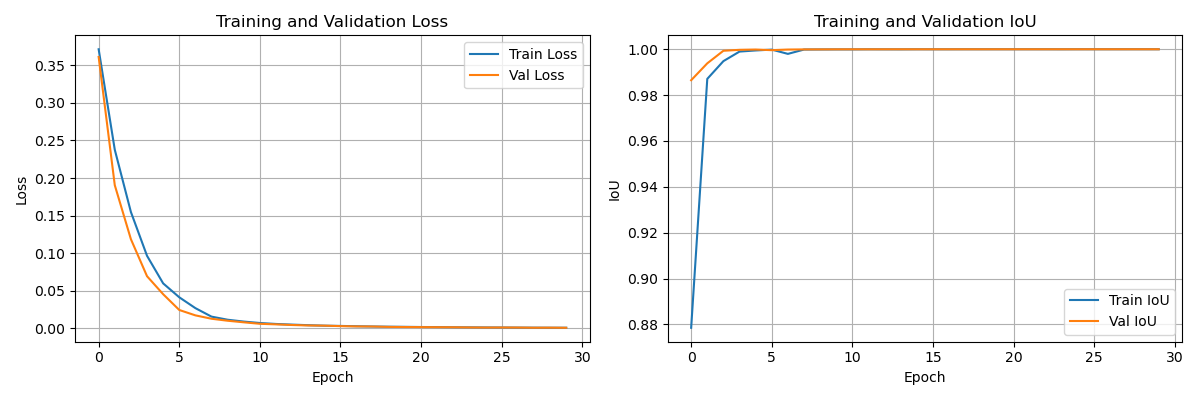
#> input picture session04/labCode/training_curves.png, 1200 x 400 px
$ python 07B_viola_jones.py --input ../../session04/labCode/training_curves.png
#> lines starting #> are read from the running program, lines starting #| are printed output that depends on the picture; after the words box and inside, x2 and y2 are one past the last pixel; in counts of white or black regions, pixels touching at a corner belong together
#!/usr/bin/env python3
# -*- coding: utf-8 -*-
"""
Viola–Jones Face Detection (Haar + AdaBoost + Cascade) — Demo

Features
- Image or webcam/video input
- Classic detectMultiScale with tunable scaleFactor/minNeighbors/minSize
- Optional detectMultiScale3 introspection (reject levels + weights)
- Optional histogram equalization (often helps)
- Optional simple NMS and colored boxes by score
- Saves annotated frames for slides

Usage
  # Image
  python viola_jones_demo.py --input path/to/img.jpg --save

  # Webcam
  python viola_jones_demo.py --webcam 0

  # Show cascade stage/score info (if supported)
  python viola_jones_demo.py --input path.jpg --stages --save

  # Tweak params
  python viola_jones_demo.py --input path.jpg --scale 1.1 --neighbors 3 --minsize 24 24 --equalize
"""
import argparse
from pathlib import Path
import time
import cv2
import numpy as np


# ---------- Helpers ----------
def load_cascade(name: str) -> cv2.CascadeClassifier:
    # Common cascade names (from cv2.data.haarcascades)
    aliases = {
        "frontal": "haarcascade_frontalface_default.xml",
        "frontal_alt2": "haarcascade_frontalface_alt2.xml",
        "profile": "haarcascade_profileface.xml",
        "eye": "haarcascade_eye.xml",
    }
    filename = aliases.get(name, name)  # allow raw filename too
    path = Path(cv2.data.haarcascades) / filename
    clf = cv2.CascadeClassifier(str(path))
    if clf.empty():
        raise FileNotFoundError(f"Could not load cascade: {path}")
    return clf


def to_gray(img_bgr, equalize=False):
    g = cv2.cvtColor(img_bgr, cv2.COLOR_BGR2GRAY)
    return cv2.equalizeHist(g) if equalize else g


def draw_boxes(img, boxes, color=(0, 255, 0), thickness=2):
    out = img.copy()
    for x, y, w, h in boxes:
        cv2.rectangle(out, (x, y), (x + w, y + h), color, thickness, cv2.LINE_AA)
    return out


def nms(boxes, scores, iou_thresh=0.3):
    if len(boxes) == 0:
        return []
    boxes = np.array(boxes)
    scores = np.array(scores if scores is not None else np.ones(len(boxes)))
    x1 = boxes[:, 0]
    y1 = boxes[:, 1]
    x2 = boxes[:, 0] + boxes[:, 2]
    y2 = boxes[:, 1] + boxes[:, 3]
    areas = (x2 - x1 + 1) * (y2 - y1 + 1)
    order = scores.argsort()[::-1]
    keep = []
    while order.size > 0:
        i = order[0]
        keep.append(i)
        xx1 = np.maximum(x1[i], x1[order[1:]])
        yy1 = np.maximum(y1[i], y1[order[1:]])
        xx2 = np.minimum(x2[i], x2[order[1:]])
        yy2 = np.minimum(y2[i], y2[order[1:]])
        w = np.maximum(0, xx2 - xx1 + 1)
        h = np.maximum(0, yy2 - yy1 + 1)
        inter = w * h
        ovr = inter / (areas[i] + areas[order[1:]] - inter + 1e-9)
        inds = np.where(ovr <= iou_thresh)[0]
        order = order[inds + 1]
    return boxes[keep].tolist(), scores[keep].tolist()


def color_by_score(score, smin, smax):
    """Map score to color (blue->green->red)."""
    t = 0.0 if smax == smin else (score - smin) / (smax - smin + 1e-9)
    # simple jet-ish: B->G->R
    r = int(255 * max(0, min(1, 2 * t - 0.0)))
    g = int(255 * (1 - abs(2 * t - 1)))
    b = int(255 * max(0, min(1, 2 * (1 - t))))
    return (b, g, r)


# ---------- Detection ----------
def detect_on_frame(frame_bgr, clf, args):
    gray = to_gray(frame_bgr, equalize=args.equalize)
    t0 = time.time()
    if args.stages:
        # detectMultiScale3 gives reject levels & weights (OpenCV 3.4+)
        try:
            rects, rejectLevels, levelWeights = clf.detectMultiScale3(
                gray,
                scaleFactor=args.scale,
                minNeighbors=args.neighbors,
                minSize=(args.minsize[0], args.minsize[1]),
                outputRejectLevels=True,
            )
            dt = (time.time() - t0) * 1000
            rects = rects if rects is not None else []
            rejectLevels = rejectLevels.flatten().tolist() if len(rects) > 0 else []
            levelWeights = levelWeights.flatten().tolist() if len(rects) > 0 else []
            # Optional NMS on rects with weights as scores
            if args.nms and len(rects) > 0:
                rects, levelWeights = nms(rects, levelWeights, iou_thresh=0.3)
            # Draw with colors by weight (higher=warmer)
            out = frame_bgr.copy()
            if len(rects) > 0:
                smin, smax = min(levelWeights), max(levelWeights)
                for box, wgt, rj in zip(
                    rects, levelWeights, rejectLevels[: len(rects)]
                ):
                    color = color_by_score(wgt, smin, smax)
                    x, y, w, h = box
                    cv2.rectangle(out, (x, y), (x + w, y + h), color, 2, cv2.LINE_AA)
                    cv2.putText(
                        out,
                        f"{wgt:.2f} | stg~{rj}",
                        (x, y - 6),
                        cv2.FONT_HERSHEY_SIMPLEX,
                        0.45,
                        color,
                        1,
                        cv2.LINE_AA,
                    )
            info = f"{len(rects)} faces | {dt:.1f} ms"
            cv2.putText(
                out,
                info,
                (8, 20),
                cv2.FONT_HERSHEY_SIMPLEX,
                0.6,
                (30, 220, 30),
                2,
                cv2.LINE_AA,
            )
            return out, rects, dt
        except Exception as e:
            # Fallback to classic API if 3-API unsupported in user install
            print(f"[warn] detectMultiScale3 not available ({e}); falling back.")
            args.stages = False  # so next frames use classic
    # Classic detectMultiScale
    rects = clf.detectMultiScale(
        gray,
        scaleFactor=args.scale,
        minNeighbors=args.neighbors,
        minSize=(args.minsize[0], args.minsize[1]),
    )
    dt = (time.time() - t0) * 1000
    rects = rects if rects is not None else []
    if args.nms and len(rects) > 0:
        rects, _ = nms(rects, None, iou_thresh=0.3)
    out = draw_boxes(frame_bgr, rects, (0, 255, 0), 2)
    cv2.putText(
        out,
        f"{len(rects)} faces | {dt:.1f} ms",
        (8, 20),
        cv2.FONT_HERSHEY_SIMPLEX,
        0.6,
        (30, 220, 30),
        2,
        cv2.LINE_AA,
    )
    return out, rects, dt


# ---------- CLI ----------
def parse_args():
    ap = argparse.ArgumentParser(description="Viola–Jones Haar Cascade Demo")
    src = ap.add_mutually_exclusive_group(required=True)
    src.add_argument("--input", type=str, help="Path to image or video")
    src.add_argument("--webcam", type=int, help="Webcam index (e.g., 0)")

    ap.add_argument(
        "--cascade",
        type=str,
        default="frontal",
        help="Cascade alias or filename (frontal|frontal_alt2|profile|eye|*.xml)",
    )
    ap.add_argument(
        "--scale", type=float, default=1.1, help="Image pyramid scale factor (>1.0)"
    )
    ap.add_argument("--neighbors", type=int, default=3, help="minNeighbors (grouping)")
    ap.add_argument(
        "--minsize",
        type=int,
        nargs=2,
        default=[24, 24],
        metavar=("W", "H"),
        help="Minimum window size",
    )
    ap.add_argument(
        "--equalize", action="store_true", help="Histogram equalization on grayscale"
    )
    ap.add_argument(
        "--stages",
        action="store_true",
        help="Show reject levels / weights (detectMultiScale3)",
    )
    ap.add_argument("--nms", action="store_true", help="Apply simple NMS to detections")
    ap.add_argument("--save", action="store_true", help="Save annotated output")
    ap.add_argument(
        "--out",
        type=str,
        default="vj_output.png",
        help="Save path (image) or output video",
    )
    return ap.parse_args()


def main():
    args = parse_args()
    clf = load_cascade(args.cascade)

    # Image or video/webcam?
    if args.webcam is not None:
        cap = cv2.VideoCapture(args.webcam)
        if not cap.isOpened():
            raise SystemExit("Could not open webcam")
        fourcc = cv2.VideoWriter_fourcc(*"mp4v") if args.save else None
        writer = None
        while True:
            ok, frame = cap.read()
            if not ok:
                break
            out, rects, dt = detect_on_frame(frame, clf, args)
            cv2.imshow("Viola–Jones (Haar) — press q to quit", out)
            if args.save:
                if writer is None:
                    h, w = out.shape[:2]
                    writer = cv2.VideoWriter(args.out, fourcc, 25, (w, h))
                writer.write(out)
            if cv2.waitKey(1) & 0xFF == ord("q"):
                break
        cap.release()
        if writer is not None:
            writer.release()
        cv2.destroyAllWindows()
        return

    # File input: decide image vs video
    p = Path(args.input)
    cap = cv2.VideoCapture(str(p))
    is_video = cap.isOpened() and int(cap.get(cv2.CAP_PROP_FRAME_COUNT)) > 1
    if not is_video:
        # Treat as image
        img = cv2.imread(str(p), cv2.IMREAD_COLOR)
#> img is the input picture: shape (400, 1200, 3); mean B, G, R 247, 247.3, 247.7
        if img is None:
            raise SystemExit(f"Could not read: {p}")
        out, rects, dt = detect_on_frame(img, clf, args)
#> in detect_on_frame, `rects = clf.detectMultiScale( gray, scaleFactor=args.scale, minNeighbo..`: rects = ()
#> in detect_on_frame, `cv2.putText( out, f"{len(rects)} faces | {dt:.1f} ms", (8, 20), cv2.FO..`:
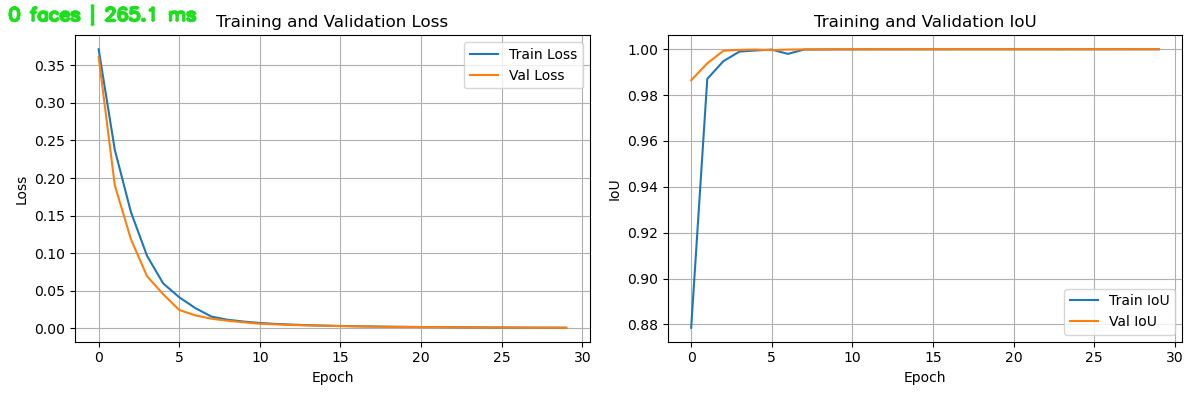
#> out: shape (400, 1200, 3); 0.41% of pixels changed, all inside (x1, y1, x2, y2) = (7, 3, 198, 27)
#> rects = (); dt = 265.1
        cv2.imshow("Viola–Jones (Haar)", out)
        cv2.waitKey(1)
        if args.save:
            cv2.imwrite(args.out, out)
            print(f"[saved] {args.out}  ({len(rects)} faces, {dt:.1f} ms)")
        cv2.destroyAllWindows()
    else:
        # Video
        fourcc = cv2.VideoWriter_fourcc(*"mp4v") if args.save else None
        writer = None
        while True:
            ok, frame = cap.read()
            if not ok:
                break
            out, rects, dt = detect_on_frame(frame, clf, args)
            cv2.imshow("Viola–Jones (Haar) — press q to quit", out)
            if args.save:
                if writer is None:
                    h, w = out.shape[:2]
                    writer = cv2.VideoWriter(
                        args.out, fourcc, cap.get(cv2.CAP_PROP_FPS) or 25, (w, h)
                    )
                writer.write(out)
            if cv2.waitKey(1) & 0xFF == ord("q"):
                break
        cap.release()
        if writer is not None:
            writer.release()
        cv2.destroyAllWindows()


if __name__ == "__main__":
    main()
